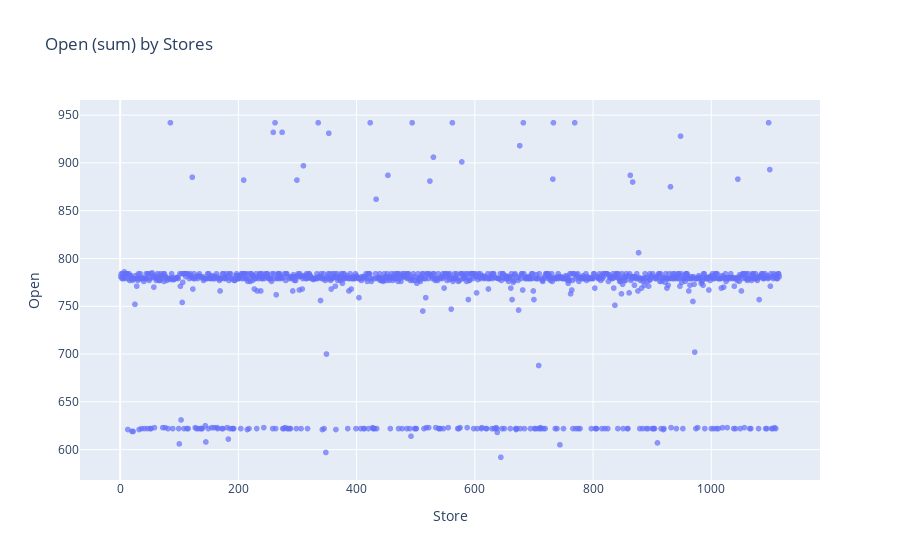

The code cell stored with this chart in its notebook:
### Markdown cell above
Diese Spalte gibt an, ob eine Filiale an einem bestimmten Tag geöffnet hatte oder geschlossen war. Geschlossene Filialen haben logischerweise keine Umsätze und keine Kunden. Wie wir gerade gesehen haben, gibt es aber einige Filialen, die vereinzelt auch an Öffnungstagen keine Umsätze und keine Kunden hatten.

Die Anzahl der Öffnungstage ist vom Standort der Filiale abhängig. Welche Feiertage gelten im jeweiligen Bundesland? Welche Ausnahmeregelung gilt ggf. für die jeweilige Filiale? So sind z.B. Filialen in Bahnhöfen nicht von der Feiertagsschließung betroffen. Ob, wann und welche Filialen an welchen Kalendertagen geöffnet oder geschlossen haben, kann man auch für die Zukunft bestimmen, was wichtig für die Umsatzvorhersage ist.

``Open`` ist sowohl für die Businessanalysen als auch für die Modellbildung zur Umsatzvorhersage von entscheidender Bedeutung. So kann die Spalte z.B. zur Normalisierung der Umsatz- und Kundenzahlen der einzelnen Filialen benutzt werden, um Umsätze und Kunden nach Öffnungstagen statt über den gesamten Zeitraum zu berechnen. Auch bei Resampling der TimeSeries bleibt ``Open`` sinnvoll nutzbar, indem man die die Öffnungstage nach jeweiliger Zeitperiode aufsummiert. Im Abschnitt zur Umsatzvorhersage wird sich zeigen, dass die Anzahl der Öffnungstage in der jeweiligen Woche mit das wichtigste Feature zur Vorhersage überhaupt ist.

### Code cell
px.scatter(train_df.groupby("Store").Open.sum().reset_index(), x="Store", y="Open", title="Open (sum) by Stores", opacity=0.7)

### Figure 1 — Plotly figure (JSON) as saved in the notebook; plotly's stock layout.template omitted (floating-point values rounded to 4 significant figures; data arrays with more than 128 entries replaced by an {"elided": "..."} marker saying what was removed)
{"data": [{"hovertemplate": "Store=%{x}<br>Open=%{y}<extra></extra>", "legendgroup": "", "marker": {"color": "#636efa", "opacity": 0.7, "symbol": "circle"}, "mode": "markers", "name": "", "showlegend": false, "type": "scattergl", "x": {"elided": "1115 int values"}, "xaxis": "x", "y": {"elided": "1115 int values"}, "yaxis": "y"}], "layout": {"autosize": true, "legend": {"tracegroupgap": 0}, "title": {"text": "Open (sum) by Stores"}, "xaxis": {"anchor": "y", "autorange": true, "domain": [0, 1], "range": [-67.11, 1183.0], "title": {"text": "Store"}, "type": "linear"}, "yaxis": {"anchor": "x", "autorange": true, "domain": [0, 1], "range": [563.1, 970.9], "title": {"text": "Open"}, "type": "linear"}}}
